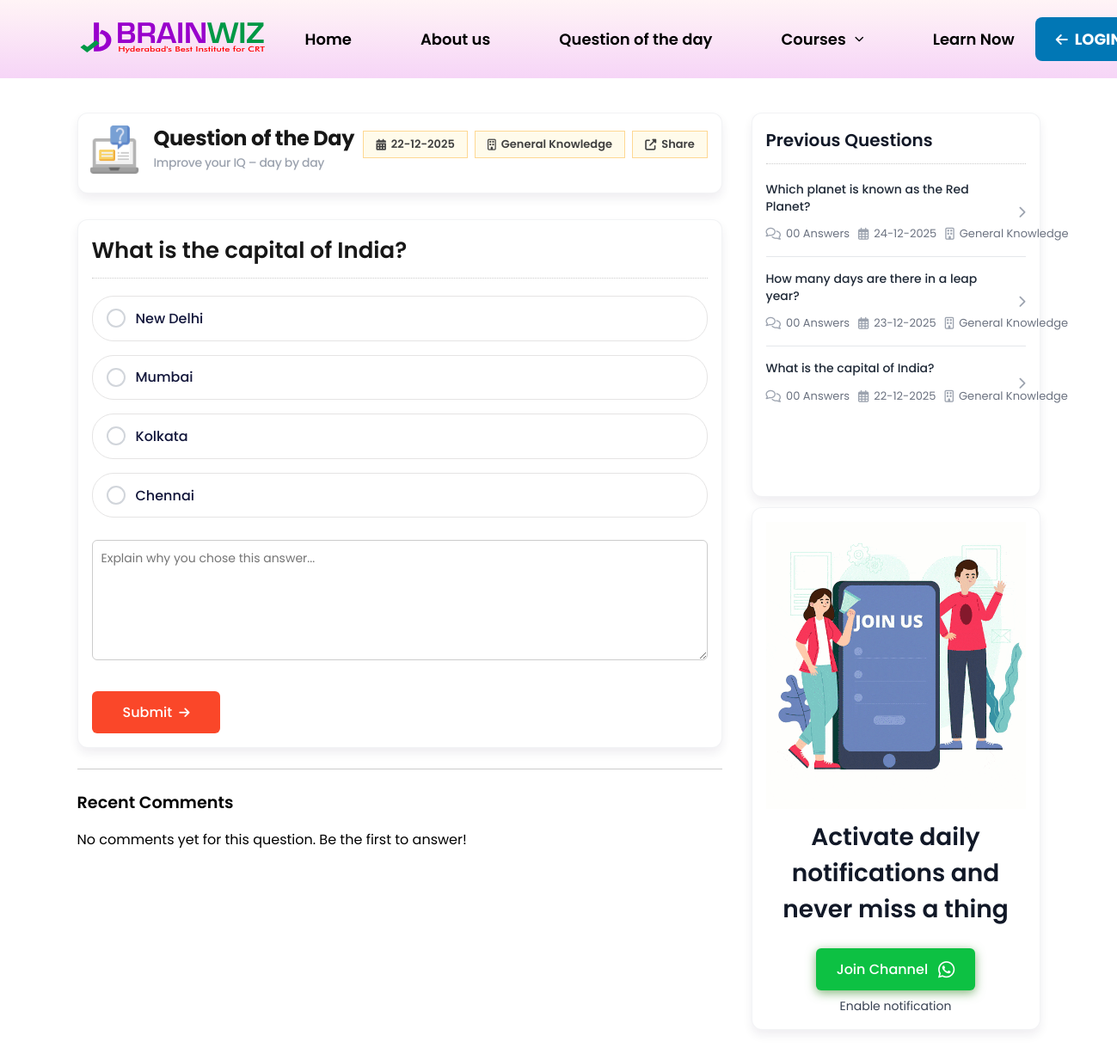
Screenshot of /question/1 with the database file from the repository.
### tables this page shows
CREATE TABLE IF NOT EXISTS `question_of_the_day` (
  `id` int(11) NOT NULL AUTO_INCREMENT,
  `question_description` text NOT NULL,
  `category` varchar(255) DEFAULT NULL,
  `question_date` date NOT NULL,
  `status` enum('active','inactive','draft') NOT NULL DEFAULT 'draft',
  `option_1` text DEFAULT NULL,
  `option_2` text DEFAULT NULL,
  `option_3` text DEFAULT NULL,
  `option_4` text DEFAULT NULL,
  `correct_answer` int(11) DEFAULT NULL COMMENT '1, 2, 3, or 4',
  `explanation` text DEFAULT NULL,
  `created_at` datetime NOT NULL DEFAULT CURRENT_TIMESTAMP,
  `updated_at` datetime NOT NULL DEFAULT CURRENT_TIMESTAMP ON UPDATE CURRENT_TIMESTAMP,
  PRIMARY KEY (`id`),
  KEY `idx_question_date` (`question_date`),
  KEY `idx_status` (`status`)
);

### application/controllers/Home.php (called while the page is built, shortened)
<?php
class Home extends CI_Controller
{
    protected $browser_id;
    public function __construct()
    {
        $this->load->helper(array('url', 'cookie'));
        $this->load->model('QuestionOfTheDay_model');
        $this->load->model('QuestionResponse_model');
        $this->load->model('CommentLike_model');
        $this->browser_id = $this->get_or_create_browser_id();
    }
    public function question($id = 0)
    {
        $id = (int)$id;
        $question = $this->QuestionOfTheDay_model->get_by_id($id);
        $per_page = 4;
        $page = (int)$this->input->get('page');
        if ($page < 1) {
            $page = 1;
        }
        $offset = ($page - 1) * $per_page;
        $total_previous = $this->QuestionOfTheDay_model->get_previous_questions_count();
        $previous_questions = $this->QuestionOfTheDay_model->get_previous_questions_paginated($per_page, $offset);
        $total_pages = $per_page > 0 ? (int)ceil($total_previous / $per_page) : 1;
        $has_attempted = $this->QuestionResponse_model->has_submitted(
            (int)$question['id'],
            $this->browser_id
        );
        $user_response = null;
        $recent_comments = $this->QuestionResponse_model->get_recent_for_question(
            (int)$question['id'],
            4
        );
        $recent_comments = $this->attach_like_dislike_data($recent_comments);
        $data = array(
            'today_question'     => $question,
            'previous_questions' => $previous_questions,
            'prev_current_page'  => $page,
            'prev_total_pages'   => $total_pages,
            'has_attempted'      => $has_attempted,
            'user_response'      => $user_response,
            'recent_comments'    => $recent_comments,
        );
        $this->load->view('home/index', $data);
    }
    protected function get_or_create_browser_id()
    {
        $cookie_name = 'qod_browser_id';
        $raw = $this->input->ip_address() . '|' . $this->input->user_agent() . '|' . microtime(true) . '|' . mt_rand();
        $browser_id = sha1($raw);
        $cookie = array(
            'name'   => $cookie_name,
            'value'  => $browser_id,
            'expire' => 365 * 24 * 60 * 60,
            'secure' => false,
            'httponly' => true,
        );
        $this->input->set_cookie($cookie);
        return $browser_id;
    }
    protected function attach_like_dislike_data($comments)
    {
        if (empty($comments)) {
            return $comments;
        }
        return $comments;
    }
}

### index.php (called while the page is built, shortened)
<?php
require_once BASEPATH.'core/CodeIgniter.php';

### application/models/QuestionOfTheDay_model.php (called while the page is built, shortened)
<?php
class QuestionOfTheDay_model extends CI_Model {
	public function get_by_id($id)
	{
		$this->db->where('id', $id);
		$query = $this->db->get('question_of_the_day');
		if ($query->num_rows() > 0) {
			return $query->row_array();
		}
		return false;
	}
	public function get_previous_questions_count()
	{
		$today = date('Y-m-d');
		$this->db->from('question_of_the_day');
		$this->db->where('question_date <', $today);
		$this->db->where('status', 'active');
		return $this->db->count_all_results();
	}
	public function get_previous_questions_paginated($limit, $offset = 0)
	{
		$today = date('Y-m-d');
		$this->db->from('question_of_the_day');
		$this->db->where('question_date <', $today);
		$this->db->where('status', 'active');
		$this->db->order_by('question_date', 'DESC');
		$this->db->order_by('created_at', 'DESC');
		$this->db->limit($limit, $offset);
		$query = $this->db->get();
		return $query->result_array();
	}
}

### application/views/home/index.php (the view, shortened to what this page needs)
<section class="d-question-section">
    <div class="container">
        <div class="question-main">
            <div class="question-lft">
                <div class="d-question-hd">
                    <div class="q-main">
                        <div class="q-icon-img">
                            <img src="<?php echo base_url('assets/home/images/q-icon.png'); ?>" alt="User" />
                        </div>
                        <h3>
                            Question of the Day
                            <span class="q-tag"> Improve your IQ – day by day </span>
                        </h3>
                    </div>
                    <div class="q-day-hd">
                        <?php if (!empty($today_question)): ?>
                            <span class="p-date">
                                <i class="fa-solid fa-calendar-days"></i>
                                <?php echo date('d-m-Y', strtotime($today_question['question_date'])); ?>
                            </span>
                            <?php if (!empty($today_question['category'])): ?>
                            <span class="p-date">
                                <i class="fa-regular fa-building"></i>
                                <?php echo !empty($today_question['category']) ? htmlspecialchars($today_question['category']) : ''; ?>
                            </span>
                        <?php endif; ?>
                        <?php endif; ?>
                        <a href="#" class="share-q" id="shareBtn"><i class="fa-solid fa-up-right-from-square"></i> Share</a>
                    </div>
                </div>
                <section class="poll">
                    <?php if (!empty($today_question)): ?>
                        <form method="post" action="<?php echo base_url('submit-answer'); ?>">
                        <h2>
                            <?php
                                echo $today_question['question_description'];
                            ?>
                        </h2>
                        <?php
                            $user_expl_value = !empty($user_response['user_explanation']) ? htmlspecialchars($user_response['user_explanation']) : '';
                        ?>
                        <?php for ($i = 1; $i <= 4; $i++): ?>
                            <?php
                                $option_key = 'option_' . $i;
                            ?>
                            <label class="option">
                                <span class="checkmark">
                                </span>
                                <p><?php echo $today_question[$option_key]; ?></p>
                            </label>
                        <?php endfor; ?>
                        <textarea
                            class="explanation"
                            name="user_explanation"
                            placeholder="Explain why you chose this answer..."
                            <?php echo !empty($has_attempted) ? 'disabled' : ''; ?>
                        ><?php echo $user_expl_value; ?></textarea>
                        <div class="q-btn-group">
                            <button
                                type="submit"
                                class="submit-btn"
                                <?php echo !empty($has_attempted) ? 'disabled' : ''; ?>
                            >
                                Submit <i class="fa-solid fa-arrow-right"></i>
                            </button>
                        </div>
                        </form>
                    <?php else: ?>
                        <h2>No Question of the Day is scheduled for today.</h2>
                    <?php endif; ?>
                </section>
                <section class="comments-list">
                    <h5>Recent Comments</h5>
                    <?php if (!empty($recent_comments)): ?>
                        <?php foreach ($recent_comments as $comment): ?>
                            <?php
                                $name = !empty($comment['user_name']) ? htmlspecialchars($comment['user_name']) : 'User';
                                $created_at = !empty($comment['created_at']) ? new DateTime($comment['created_at']) : null;
                                $now = new DateTime();
                                $daysAgo = $created_at ? $now->diff($created_at)->days : 0;
                                if ($daysAgo === 0) {
                                    $time_label = 'Today';
                                } elseif ($daysAgo === 1) {
                                    $time_label = '1 day ago';
                                } else {
                                    $time_label = $daysAgo . ' days ago';
                                }
                                $comment_text = !empty($comment['user_explanation'])
                                    ? htmlspecialchars($comment['user_explanation'])
                                    : 'No explanation provided.';
                            ?>
                            <?php
                                $response_id = (int)$comment['id'];
                                $likes_count = isset($comment['likes_count']) ? (int)$comment['likes_count'] : 0;
                                $dislikes_count = isset($comment['dislikes_count']) ? (int)$comment['dislikes_count'] : 0;
                                $user_vote = isset($comment['user_vote']) ? $comment['user_vote'] : null;
                                $like_active = ($user_vote === 'like') ? 'active' : '';
                                $dislike_active = ($user_vote === 'dislike') ? 'active' : '';
                            ?>
                            <div class="comment-card" data-comment-id="<?php echo $response_id; ?>">
                                <div class="comment-header">
                                    <img src="<?php echo base_url('assets/home/images/user1.jpg'); ?>" alt="User" class="avatar" />
                                    <div>
                                        <h4 class="username"><?php echo $name; ?></h4>
                                        <p class="time"><?php echo $time_label; ?></p>
                                    </div>
                                </div>
                                <p class="comment-text">
                                    <?php echo nl2br($comment_text); ?>
                                </p>
                                <div class="comment-actions">
                                    <button class="like-btn <?php echo $like_active; ?>" type="button" data-response-id="<?php echo $response_id; ?>" data-action="like">
                                        <i class="fa-solid fa-thumbs-up"></i>
                                        <span><?php echo $likes_count; ?></span>
                                    </button>
                                    <button class="dislike-btn <?php echo $dislike_active; ?>" type="button" data-response-id="<?php echo $response_id; ?>" data-action="dislike">
                                        <i class="fa-solid fa-thumbs-down"></i>
                                        <span><?php echo $dislikes_count; ?></span>
                                    </button>
                                </div>
                            </div>
                        <?php endforeach; ?>
                    <?php else: ?>
                        <p>No comments yet for this question. Be the first to answer!</p>
                    <?php endif; ?>
                </section>
            </div>
            <div class="question-rht">
                <div class="info-card">
                    <h3 class="card-title">Previous Questions</h3>
                    <div class="pq-list">
                        <?php if (!empty($previous_questions)): ?>
                            <?php foreach ($previous_questions as $prev): ?>
                                <a href="<?php echo base_url('question/' . $prev['id']); ?>" class="question">
                                    <div class="qp-lft">
                                        <p>
                                            <?php echo $prev['question_description']; ?>
                                        </p>
                                        <div class="previous-q-c">
                                            <span>
                                                <i class="fa-regular fa-comments"></i>
                                                <?php
                                                    $answers_count = isset($prev['answers_count']) ? (int)$prev['answers_count'] : 0;
                                                    echo str_pad($answers_count, 2, '0', STR_PAD_LEFT);
                                                ?>
                                                Answers
                                            </span>
                                            <span>
                                                <i class="fa-regular fa-calendar-days"></i>
                                                <?php echo date('d-m-Y', strtotime($prev['question_date'])); ?>
                                            </span>
                                            <span class="p-cmny">
                                                <i class="fa-regular fa-building"></i>
                                                <?php echo !empty($prev['category']) ? htmlspecialchars($prev['category']) : 'General'; ?>
                                            </span>
                                        </div>
                                    </div>
                                    <div class="qp-rht">
                                        <small><i class="fa-solid fa-chevron-right"></i></small>
                                    </div>
                                </a>
                            <?php endforeach; ?>
                        <?php else: ?>
                            <p>No previous questions available.</p>
                        <?php endif; ?>
                    </div>
                </div>
                <div class="j-cmnty">
                    <img src="<?php echo base_url('assets/home/images/join-wtsup.gif'); ?>" alt="User" class="" />
                    <h2>Activate daily notifications and <br />never miss a thing</h2>
                    <a href="https://whatsapp.com/channel/0029VbApoVQHrDZdMRVDoD3p" target="_blank">Join Channel <i class="fa-brands fa-whatsapp"></i></a
                    ><span class="ntfn-on">Enable notification</span>
                </div>
            </div>
        </div>
    </div>
</section>

### rows the page displays
question_of_the_day: question_date "22-12-2025", category "General Knowledge", question_description "What is the capital of India?", option_1 "New Delhi", option_2 "Mumbai", option_3 "Kolkata", option_4 "Chennai", answers_count "00"
question_of_the_day: question_description "Which planet is known as the Red Planet?", answers_count "00", question_date "24-12-2025", category "General Knowledge"
question_of_the_day: question_description "How many days are there in a leap year?", answers_count "00", question_date "23-12-2025", category "General Knowledge"
